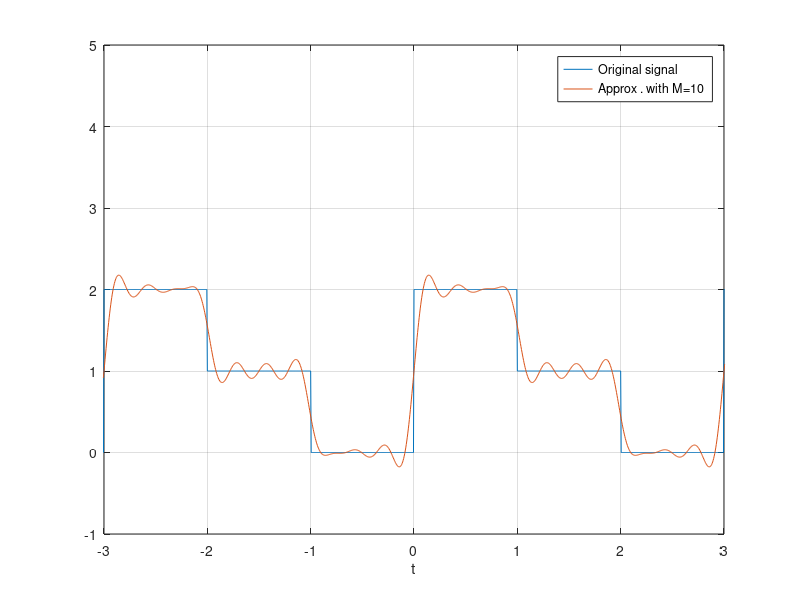

The MATLAB script that drew this image:
%% Week 11 Recitation TA @ Bereket Kebede
% problem 4.41 , from Alkin 2014


% Compute the signal x ( t )
xp = @( t ) 2*( t <1)+1*( ( t >=1)&( t <=2) ) ; % One period
t = -4:0.005:6;
x = xp(mod( t , 3 ) ) ; % Periodic extension

% Compute the coefficients
k = 1:10;
a0 = 1;
a = ( sin (2* pi *k/3)+ sin (4* pi *k / 3 ) ) ./ ( pi *k ) ;
b = (2 -cos (2* pi *k/3) - cos (4* pi *k / 3 ) )./ ( pi *k ) ;

% Approximation with M=10 harmonics

xhat= a0*ones ( size ( t ) );

for m=1:10 
    xhat = xhat + a (m) * cos (2* pi *m* t /3)+b(m) * sin (2* pi *m* t / 3 ) ;
end 
plot ( t , x , t , xhat ) ;
axis ( [-3 ,3 , -1 ,5] ) ;
xlabel ('t') ;
legend( 'Original signal ' , 'Approx . with M=10 ' ) ;
grid ;

